Frame 1 (no input): blank canvas, image omitted
Frame 60 (no input): blank canvas, image omitted
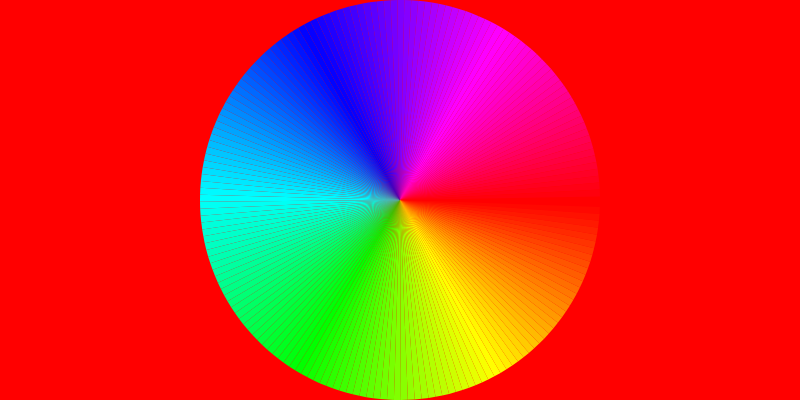
Frame 120 (the mouse pressed at the canvas centre since frame 60)

The p5.js sketch whose frames 1 and 60 were blank and that drew this single picture after the mouse press (run headless with seeded random() and noise() and a simulated clock; from frame 60 on, the mouse is pressed at the canvas centre):

// p5.js sketch
// ── sketch.js
function setup() {

	createCanvas(800, 400);
	colorMode(HSB, 360, 100, 100);
	noStroke();

}

function draw() {

	background(374, 296, 158);

	//we use the map function for the segmentCount so that the amount of triangles changes depending on the mouseY position
	var segmentCount = map(mouseY, 0, height, 1, 360);
	var angleIncrement = 360/segmentCount
	var radius = 200;

	beginShape(TRIANGLE_FAN);
		
		vertex(width/2, height/2);

		for(var angle = 0; angle <= 360; angle = angle+angleIncrement){
			var vx = radius * cos(radians(angle)) + width/2;
			var vy = radius * sin(radians(angle)) + height/2;
			vertex(vx, vy);
			fill(angle, 100, 100);
		}

	endShape();

}
